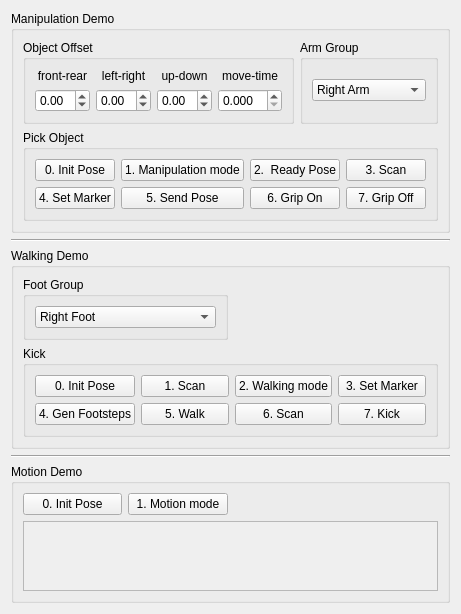
         <widget class="QWidget" name="tab_demo">
          <attribute name="title">
           <string>Demo</string>
          </attribute>
          <layout class="QVBoxLayout" name="verticalLayout_9">
           <item>
            <widget class="QGroupBox" name="groupBox_manipulation_demo">
             <property name="title">
              <string>Manipulation Demo</string>
             </property>
             <layout class="QGridLayout" name="gridLayout_11">
              <item row="0" column="0">
               <widget class="QGroupBox" name="groupBox_object_offset">
                <property name="title">
                 <string>Object Offset</string>
                </property>
                <layout class="QGridLayout" name="gridLayout_12">
                 <item row="0" column="0">
                  <widget class="QLabel" name="label_20">
                   <property name="text">
                    <string>front-rear</string>
                   </property>
                   <property name="alignment">
                    <set>Qt::AlignCenter</set>
                   </property>
                  </widget>
                 </item>
                 <item row="0" column="1">
                  <widget class="QLabel" name="label_21">
                   <property name="text">
                    <string>left-right</string>
                   </property>
                   <property name="alignment">
                    <set>Qt::AlignCenter</set>
                   </property>
                  </widget>
                 </item>
                 <item row="0" column="2">
                  <widget class="QLabel" name="label_22">
                   <property name="text">
                    <string>up-down</string>
                   </property>
                   <property name="alignment">
                    <set>Qt::AlignCenter</set>
                   </property>
                  </widget>
                 </item>

                 <!-- QLabel name is tmp value. How is this name define? -->
                 <item row="0" column="3">
                   <widget class="QLabel" name="label_25">
                     <property name="text">
                       <string>move-time</string>
                     </property>
                     <property name="alignment">
                       <set>Qt::AlignCenter</set>
                     </property>
                   </widget>
                 </item>

                 <item row="1" column="0">
                  <widget class="QDoubleSpinBox" name="dSpinBox_offset_x">
                   <property name="minimum">
                    <double>-1.000000000000000</double>
                   </property>
                   <property name="maximum">
                    <double>1.000000000000000</double>
                   </property>
                   <property name="singleStep">
                    <double>0.010000000000000</double>
                   </property>
                  </widget>
                 </item>
                 <item row="1" column="1">
                  <widget class="QDoubleSpinBox" name="dSpinBox_offset_y">
                   <property name="minimum">
                    <double>-1.000000000000000</double>
                   </property>
                   <property name="maximum">
                    <double>1.000000000000000</double>
                   </property>
                   <property name="singleStep">
                    <double>0.010000000000000</double>
                   </property>
                  </widget>
                 </item>
                 <item row="1" column="2">
                  <widget class="QDoubleSpinBox" name="dSpinBox_offset_z">
                   <property name="minimum">
                    <double>-1.000000000000000</double>
                   </property>
                   <property name="maximum">
                    <double>1.000000000000000</double>
                   </property>
                   <property name="singleStep">
                    <double>0.010000000000000</double>
                   </property>
                  </widget>
                 </item>

                 <!-- new field to set move time of manipulation -->
                 <item row="1" column="3">
                   <widget class="QDoubleSpinBox" name="dSpinBox_move_time">
                     <property name="decimals">
                       <number>3</number>
                     </property>
                     <property name="minimum">
                       <double>0.000000000000000</double>
                     </property>
                     <property name="maximum">
                       <double>10.000000000000000</double>
                     </property>
                     <property name="singleStep">
                       <double>0.001000000000000</double>
                     </property>
                   </widget>
                 </item>

                </layout>
               </widget>
              </item>
              <item row="0" column="1">
               <widget class="QGroupBox" name="groupBox_arm_group">
                <property name="title">
                 <string>Arm Group</string>
                </property>
                <layout class="QVBoxLayout" name="verticalLayout_10">
                 <item>
                  <widget class="QComboBox" name="comboBox_arm_group">
                   <item>
                    <property name="text">
                     <string>Right Arm</string>
                    </property>
                   </item>
                   <item>
                    <property name="text">
                     <string>Left Arm</string>
                    </property>
                   </item>
                  </widget>
                 </item>
                </layout>
               </widget>
              </item>
              <item row="1" column="0" colspan="2">
               <widget class="QGroupBox" name="groupBox_pick_object">
                <property name="title">
                 <string>Pick Object</string>
                </property>
                <layout class="QGridLayout" name="gridLayout_14">
                 <item row="1" column="0">
                  <widget class="QPushButton" name="button_manipulation_demo_4">
                   <property name="enabled">
                    <bool>true</bool>
                   </property>
                   <property name="text">
                    <string>4. Set Marker</string>
                   </property>
                   <attribute name="buttonGroup">
                    <string notr="true">buttonGroup_manipulation_demo</string>
                   </attribute>
                  </widget>
                 </item>
                 <item row="0" column="1">
                  <widget class="QPushButton" name="button_manipulation_demo_1">
                   <property name="enabled">
                    <bool>true</bool>
                   </property>
                   <property name="text">
                    <string>1. Manipulation mode</string>
                   </property>
                   <attribute name="buttonGroup">
                    <string notr="true">buttonGroup_manipulation_demo</string>
                   </attribute>
                  </widget>
                 </item>
                 <item row="0" column="2">
                  <widget class="QPushButton" name="button_manipulation_demo_2">
                   <property name="enabled">
                    <bool>true</bool>
                   </property>
                   <property name="text">
                    <string>2.  Ready Pose</string>
                   </property>
                   <attribute name="buttonGroup">
                    <string notr="true">buttonGroup_manipulation_demo</string>
                   </attribute>
                  </widget>
                 </item>
                 <item row="0" column="3">
                  <widget class="QPushButton" name="button_manipulation_demo_3">
                   <property name="enabled">
                    <bool>true</bool>
                   </property>
                   <property name="text">
                    <string>3. Scan</string>
                   </property>
                   <attribute name="buttonGroup">
                    <string notr="true">buttonGroup_manipulation_demo</string>
                   </attribute>
                  </widget>
                 </item>
                 <item row="0" column="0">
                  <widget class="QPushButton" name="button_manipulation_demo_0">
                   <property name="text">
                    <string>0. Init Pose</string>
                   </property>
                   <attribute name="buttonGroup">
                    <string notr="true">buttonGroup_manipulation_demo</string>
                   </attribute>
                  </widget>
                 </item>
                 <item row="1" column="1">
                  <widget class="QPushButton" name="button_manipulation_demo_5">
                   <property name="enabled">
                    <bool>true</bool>
                   </property>
                   <property name="text">
                    <string>5. Send Pose</string>
                   </property>
                   <attribute name="buttonGroup">
                    <string notr="true">buttonGroup_manipulation_demo</string>
                   </attribute>
                  </widget>
                 </item>
                 <item row="1" column="2">
                  <widget class="QPushButton" name="button_manipulation_demo_6">
                   <property name="text">
                    <string>6. Grip On</string>
                   </property>
                  </widget>
                 </item>
                 <item row="1" column="3">
                  <widget class="QPushButton" name="button_manipulation_demo_7">
                   <property name="text">
                    <string>7. Grip Off</string>
                   </property>
                  </widget>
                 </item>
                </layout>
               </widget>
              </item>
             </layout>
            </widget>
           </item>
           <item>
            <widget class="Line" name="line_8">
             <property name="orientation">
              <enum>Qt::Horizontal</enum>
             </property>
            </widget>
           </item>
           <item>
            <widget class="QGroupBox" name="groupBox_walking_demo">
             <property name="title">
              <string>Walking Demo</string>
             </property>
             <layout class="QGridLayout" name="gridLayout_13">
              <item row="0" column="0">
               <widget class="QGroupBox" name="groupBox_4">
                <property name="title">
                 <string>Foot Group</string>
                </property>
                <layout class="QVBoxLayout" name="verticalLayout_11">
                 <item>
                  <widget class="QComboBox" name="comboBox_kick_foot">
                   <item>
                    <property name="text">
                     <string>Right Foot</string>
                    </property>
                   </item>
                   <item>
                    <property name="text">
                     <string>Left Foot</string>
                    </property>
                   </item>
                  </widget>
                 </item>
                </layout>
               </widget>
              </item>
              <item row="1" column="0" colspan="2">
               <widget class="QGroupBox" name="groupBox_kick">
                <property name="title">
                 <string>Kick</string>
                </property>
                <layout class="QGridLayout" name="gridLayout_15">
                 <item row="0" column="3">
                  <widget class="QPushButton" name="button_walking_demo_3">
                   <property name="enabled">
                    <bool>true</bool>
                   </property>
                   <property name="text">
                    <string>3. Set Marker</string>
                   </property>
                   <attribute name="buttonGroup">
                    <string notr="true">buttonGroup_walking_demo</string>
                   </attribute>
                  </widget>
                 </item>
                 <item row="0" column="1">
                  <widget class="QPushButton" name="button_walking_demo_1">
                   <property name="enabled">
                    <bool>true</bool>
                   </property>
                   <property name="text">
                    <string>1. Scan</string>
                   </property>
                   <attribute name="buttonGroup">
                    <string notr="true">buttonGroup_walking_demo</string>
                   </attribute>
                  </widget>
                 </item>
                 <item row="0" column="2">
                  <widget class="QPushButton" name="button_walking_demo_2">
                   <property name="enabled">
                    <bool>true</bool>
                   </property>
                   <property name="text">
                    <string>2. Walking mode</string>
                   </property>
                   <attribute name="buttonGroup">
                    <string notr="true">buttonGroup_walking_demo</string>
                   </attribute>
                  </widget>
                 </item>
                 <item row="0" column="0">
                  <widget class="QPushButton" name="button_walking_demo_0">
                   <property name="text">
                    <string>0. Init Pose</string>
                   </property>
                   <attribute name="buttonGroup">
                    <string notr="true">buttonGroup_walking_demo</string>
                   </attribute>
                  </widget>
                 </item>
                 <item row="1" column="0">
                  <widget class="QPushButton" name="button_walking_demo_4">
                   <property name="enabled">
                    <bool>true</bool>
                   </property>
                   <property name="text">
                    <string>4. Gen Footsteps</string>
                   </property>
                   <attribute name="buttonGroup">
                    <string notr="true">buttonGroup_walking_demo</string>
                   </attribute>
                  </widget>
                 </item>
                 <item row="1" column="1">
                  <widget class="QPushButton" name="button_walking_demo_5">
                   <property name="enabled">
                    <bool>true</bool>
                   </property>
                   <property name="text">
                    <string>5. Walk</string>
                   </property>
                   <attribute name="buttonGroup">
                    <string notr="true">buttonGroup_walking_demo</string>
                   </attribute>
                  </widget>
                 </item>
                 <item row="1" column="3">
                  <widget class="QPushButton" name="button_walking_demo_7">
                   <property name="text">
                    <string>7. Kick</string>
                   </property>
                  </widget>
                 </item>
                 <item row="1" column="2">
                  <widget class="QPushButton" name="button_walking_demo_6">
                   <property name="text">
                    <string>6. Scan</string>
                   </property>
                  </widget>
                 </item>
                </layout>
               </widget>
              </item>
             </layout>
            </widget>
           </item>
           <item>
            <widget class="Line" name="line_9">
             <property name="orientation">
              <enum>Qt::Horizontal</enum>
             </property>
            </widget>
           </item>
           <item>
            <widget class="QGroupBox" name="groupBox_motion_demo">
             <property name="title">
              <string>Motion Demo</string>
             </property>
             <layout class="QGridLayout" name="gridLayout_16">
              <item row="0" column="1">
               <widget class="QPushButton" name="button_motion_demo_1">
                <property name="text">
                 <string>1. Motion mode</string>
                </property>
               </widget>
              </item>
              <item row="0" column="0">
               <widget class="QPushButton" name="button_motion_demo_0">
                <property name="text">
                 <string>0. Init Pose</string>
                </property>
               </widget>
              </item>
              <item row="0" column="2">
               <widget class="QLabel" name="label_23">
                <property name="text">
                 <string/>
                </property>
               </widget>
              </item>
              <item row="0" column="3">
               <widget class="QLabel" name="label_24">
                <property name="text">
                 <string/>
                </property>
               </widget>
              </item>
              <item row="1" column="0" colspan="4">
               <widget class="QScrollArea" name="scrollArea_action_module">
                <property name="widgetResizable">
                 <bool>true</bool>
                </property>
                <widget class="QWidget" name="scroll_widget_demo_motion">
                 <property name="geometry">
                  <rect>
                   <x>0</x>
                   <y>0</y>
                   <width>772</width>
                   <height>70</height>
                  </rect>
                 </property>
                </widget>
               </widget>
              </item>
             </layout>
            </widget>
           </item>
          </layout>
         </widget>
